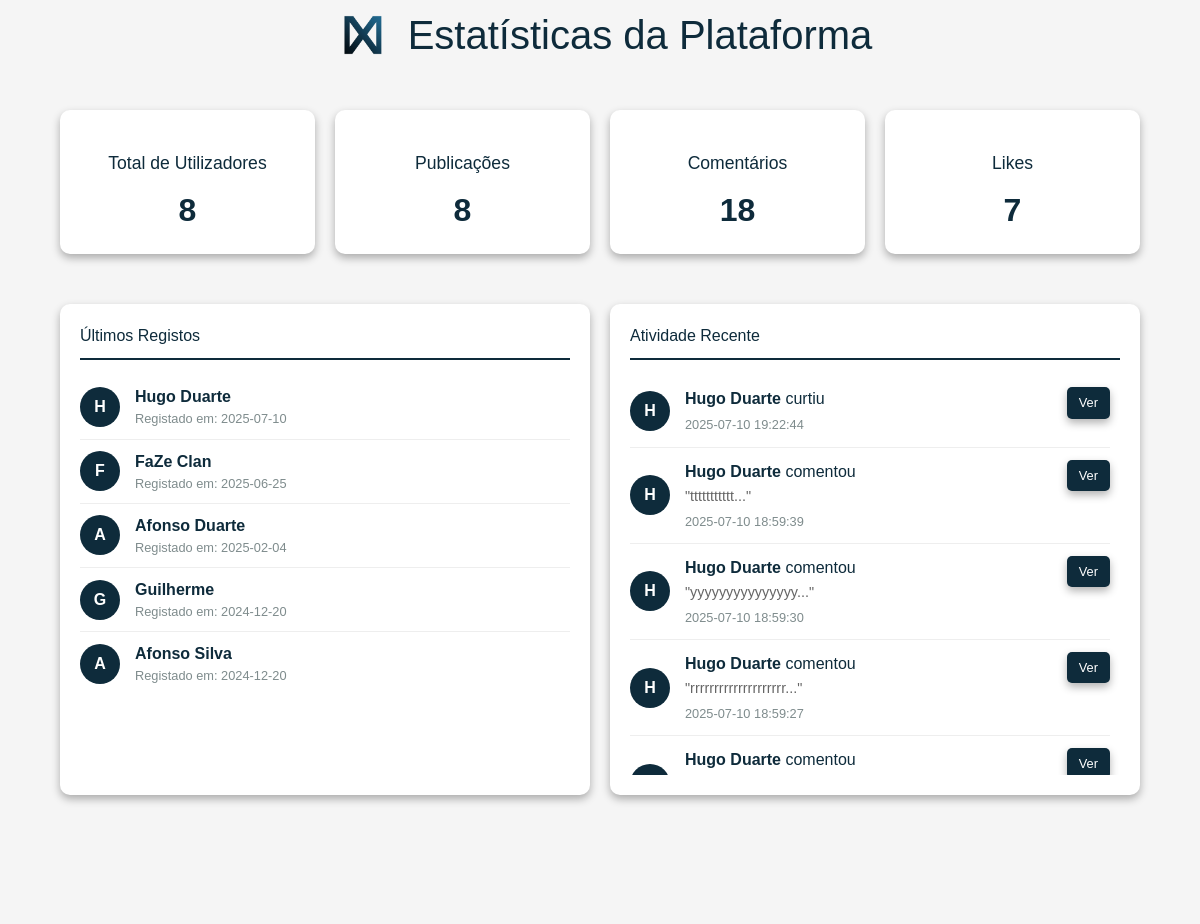
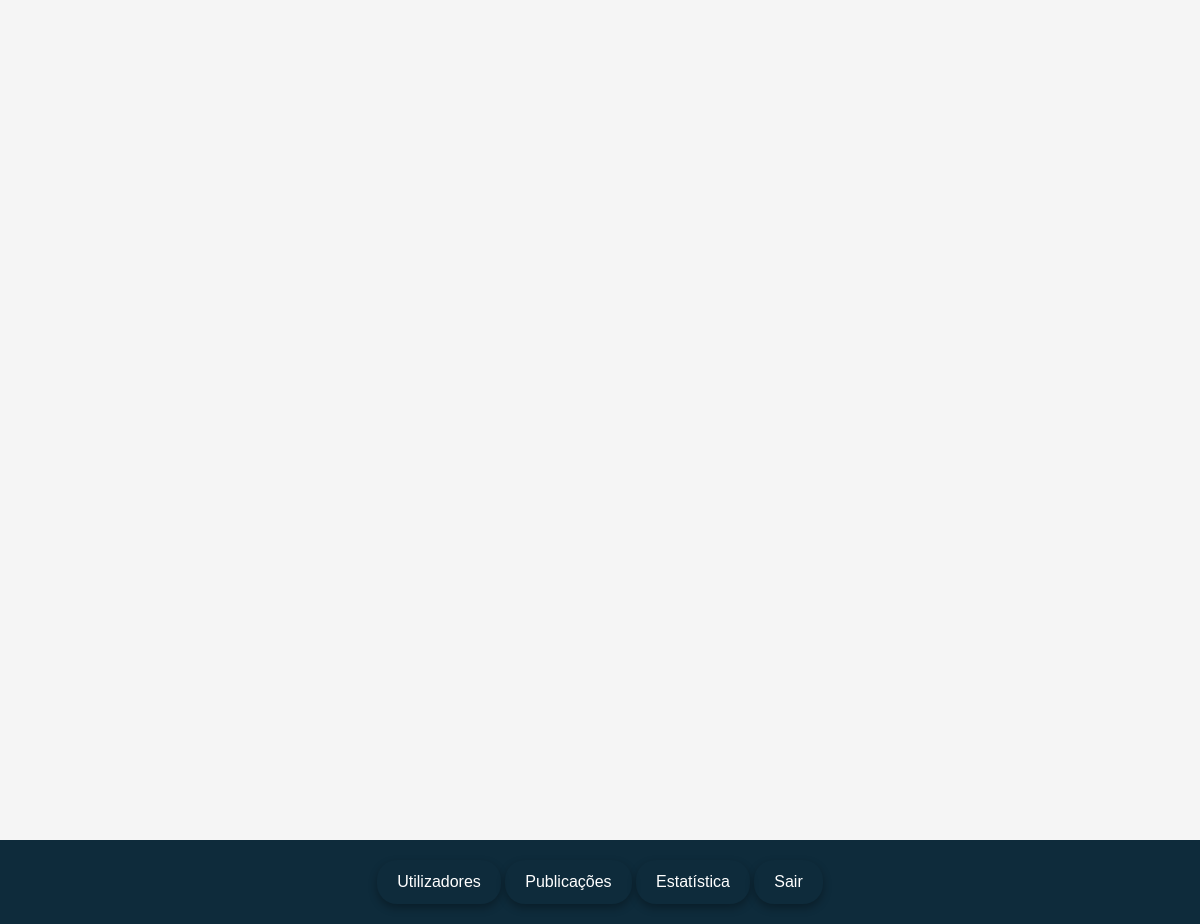
/admin/estatistica.php (signed in), run on the app's committed database (2 pictures, top to bottom).
### tables this page shows
CREATE TABLE `utilizador` (
  `idutilizador` int(11) NOT NULL,
  `nome` varchar(200) NOT NULL,
  `email` varchar(200) NOT NULL,
  `user` varchar(20) NOT NULL,
  `telemovel` int(9) NOT NULL,
  `data_nascimento` date NOT NULL,
  `data_registo` date NOT NULL,
  `pass` varchar(41) NOT NULL,
  `pais` varchar(255) DEFAULT NULL,
  `ft_perfil` longblob DEFAULT NULL,
  `ft_capa` longblob DEFAULT NULL,
  `id_tipos_utilizador` int(11) NOT NULL
);

### admin/estatistica.php (the view, shortened to what this page needs)
<?php
require "../ligabd.php";
$sqlUsers = "SELECT COUNT(*) as total FROM utilizador";
$resultUsers = mysqli_query($con, $sqlUsers);
$totalUsers = mysqli_fetch_assoc($resultUsers)['total'];
$sqlPosts = "SELECT COUNT(DISTINCT p.idpublicacao) as total
             FROM publicacao p
             LEFT JOIN publicacao_media pm ON p.idpublicacao = pm.idpublicacao";
$resultPosts = mysqli_query($con, $sqlPosts);
$totalPosts = mysqli_fetch_assoc($resultPosts)['total'];
$sqlComments = "SELECT COUNT(*) as total FROM comentario";
$resultComments = mysqli_query($con, $sqlComments);
$totalComments = mysqli_fetch_assoc($resultComments)['total'];
$sqlLikes = "SELECT COUNT(*) as total FROM likes";
$resultLikes = mysqli_query($con, $sqlLikes);
$totalLikes = mysqli_fetch_assoc($resultLikes)['total'];
$sqlRecentUsers = "SELECT nome, data_registo FROM utilizador ORDER BY data_registo DESC LIMIT 5";
$resultRecentUsers = mysqli_query($con, $sqlRecentUsers);
$sqlRecentActivity = "
    (SELECT
        u.nome,
        u.idutilizador,
        'publicou' as acao,
        p.data as data_acao,
        p.idpublicacao,
        SUBSTRING(p.descricao, 1, 50) as descricao_resumo,
        'publicacao' as tipo_acao
    FROM publicacao p
    JOIN utilizador u ON p.idutilizador = u.idutilizador
    ORDER BY p.data DESC
    LIMIT 10)
    UNION ALL
    (SELECT
        u.nome,
        u.idutilizador,
        'comentou' as acao,
        c.data as data_acao,
        c.idpublicacao,
        CONCAT('\"', SUBSTRING(c.conteudo, 1, 30), '...\"') as descricao_resumo,
        'comentario' as tipo_acao
    FROM comentario c
    JOIN utilizador u ON c.idutilizador = u.idutilizador
    ORDER BY c.data DESC
    LIMIT 10)
    UNION ALL
    (SELECT
        u.nome,
        u.idutilizador,
        'curtiu' as acao,
        l.data as data_acao,
        l.idpublicacao,
        'uma publicação' as descricao_resumo,
        'like' as tipo_acao
    FROM likes l
    JOIN utilizador u ON l.idutilizador = u.idutilizador
    ORDER BY l.data DESC
    LIMIT 10)
    ORDER BY data_acao DESC
    LIMIT 15";
$resultRecentActivity = mysqli_query($con, $sqlRecentActivity);
?>
<!DOCTYPE html>
<html lang="pt">
<head>
    <script src="https://cdn.jsdelivr.net/npm/@tailwindcss/browser@4"></script>
    <link rel="stylesheet" type="text/css" href="style.css">
</head>
<body>
    <h1><img src="../imagens/logo.png" alt="Logo"> Estatísticas da Plataforma</h1>
    <div class="stats-container">
        <div class="stat-card" onclick="openModal('usersModal')">
            <h3>Total de Utilizadores</h3>
            <div class="value"><?= $totalUsers ?></div>
        </div>
        <div class="stat-card" onclick="openModal('postsModal')">
            <h3>Publicações</h3>
            <div class="value"><?= $totalPosts ?></div>
        </div>
        <div class="stat-card">
            <h3>Comentários</h3>
            <div class="value"><?= $totalComments ?></div>
        </div>
        <div class="stat-card">
            <h3>Likes</h3>
            <div class="value"><?= $totalLikes ?></div>
        </div>
    </div>
    <div class="data-section">
        <div class="data-card">
            <h2>Últimos Registos</h2>
            <?php while ($user = mysqli_fetch_assoc($resultRecentUsers)): ?>
                <div class="activity-item">
                    <div class="activity-icon"><?= substr($user['nome'], 0, 1) ?></div>
                    <div class="activity-details">
                        <strong><?= htmlspecialchars($user['nome']) ?></strong>
                        <div class="activity-time">Registado em: <?= $user['data_registo'] ?></div>
                    </div>
                </div>
            <?php endwhile; ?>
        </div>
        <div class="data-card recent-activity-container">
            <h2>Atividade Recente</h2>
            <div class="activity-scroll-box">
                <?php while ($activity = mysqli_fetch_assoc($resultRecentActivity)): ?>
                    <div class="activity-entry">
                        <div class="user-avatar"><?= substr($activity['nome'], 0, 1) ?></div>
                        <div class="activity-info">
                            <div class="activity-header">
                                <strong><?= htmlspecialchars($activity['nome']) ?></strong> <?= $activity['acao'] ?>
                                <?php if (!empty($activity['descricao_resumo']) && $activity['descricao_resumo'] !== 'uma publicação'): ?>
                                    <br><span
                                        class="activity-preview"><?= htmlspecialchars($activity['descricao_resumo']) ?></span>
                                <?php endif; ?>
                            </div>
                            <?php if ($activity['idpublicacao']): ?>
                                <button class="view-activity-btn"
                                    onclick="event.stopPropagation(); loadPostDetails(<?= $activity['idpublicacao'] ?>, '<?= htmlspecialchars(addslashes($activity['nome'])) ?>')">
                                    Ver
                                </button>
                            <?php endif; ?>
                            <div class="activity-time"><?= $activity['data_acao'] ?></div>
                        </div>
                    </div>
                <?php endwhile; ?>
            </div>
        </div>
    </div>
    <div style="height:100px;"></div>
    <footer>
        <div class="footer-container" style="text-align: center;">
            <a href="utilizadores.php"><button class="footerbutton">Utilizadores</button></a>
            <a href="publicacoes.php"><button class="footerbutton">Publicações</button></a>
            <a href="estatistica.php"><button class="footerbutton">Estatística</button></a>
            <a href="admin_choice.php"><button class="footerbutton">Sair</button></a>
        </div>
    </footer>
</body>
</html>

### admin/style.css (style rules this page uses)
body { margin: 0; font-family: Arial, sans-serif; display: flex; flex-direction: column; min-height: 100vh; background-color: #f5f5f5; color: #0e2b3b; }
button { padding: 10px 15px; font-size: 1rem; border: none; border-radius: 20px; cursor: pointer; background-color: #0e2b3b; color: white; transition: 0.3s ease; box-shadow: 0 4px 8px rgba(0, 0, 0, 0.3); border: 1px solid #0e2b3b; }
h3 { text-align: center; margin: 20px 0; color: #0e2b3b; }
footer { background-color: #0e2b3b; padding: 20px 0; font-size: 16px; color: white; text-align: center; position: fixed; bottom: 0; left: 0; width: 100%; }
.footerbutton { padding: 10px 15px; font-size: 1rem; border: none; border-radius: 20px; cursor: pointer; background-color: transparent; color: white; transition: 0.3s ease; }
h1 { margin: 0; }
footer { color: #0e2b3b; font-size: 16px; text-align: center; }
.footerbutton { padding: 10px 20px; font-size: 1rem; border: none; border-radius: 20px; cursor: pointer; background-color: transparent; color: white; transition: 0.3s ease; display: inline-block; }

### admin/estatistica.php (style rules this page uses)
h1 { display: flex; align-items: center; justify-content: center; font-size: 40px; color: #0e2b3b; margin-bottom: 20px; }
h1 img { width: 70px; height: auto; margin-right: 10px; }
.stats-container { display: grid; grid-template-columns: repeat(4, 1fr); gap: 20px; width: 90%; margin: 20px auto; }
.stat-card { background-color: white; border-radius: 10px; padding: 20px; text-align: center; box-shadow: 0 4px 8px rgba(0, 0, 0, 0.3); cursor: pointer; transition: transform 0.3s; width: 100%; }
.stat-card h3 { color: #0e2b3b; margin-bottom: 10px; font-size: 1.1rem; }
.stat-card .value { font-size: 2rem; font-weight: bold; color: #0e2b3b; }
.data-section { display: grid; grid-template-columns: 1fr 1fr; gap: 20px; width: 90%; margin: 30px auto; }
.data-card { background-color: white; border-radius: 10px; padding: 20px; box-shadow: 0 4px 8px rgba(0, 0, 0, 0.3); }
.data-card h2 { color: #0e2b3b; border-bottom: 2px solid #0e2b3b; padding-bottom: 10px; margin-bottom: 15px; }
.activity-item { display: flex; align-items: center; padding: 10px 0; border-bottom: 1px solid #eee; position: relative; }
.activity-item:last-child { border-bottom: none; }
.activity-icon { width: 40px; height: 40px; border-radius: 50%; background-color: #0e2b3b; color: white; display: flex; align-items: center; justify-content: center; margin-right: 15px; font-weight: bold; }
.activity-details { flex: 1; }
.activity-time { color: #7f8c8d; font-size: 0.8rem; }
.recent-activity-container { position: relative; height: 100%; }
.activity-scroll-box { max-height: 400px; overflow-y: auto; padding-right: 10px; scrollbar-width: thin; scrollbar-color: #0e2b3b #f1f1f1; }
.activity-entry { display: flex; align-items: center; padding: 12px 0; border-bottom: 1px solid #eee; position: relative; }
.user-avatar { width: 40px; height: 40px; border-radius: 50%; background-color: #0e2b3b; color: white; display: flex; align-items: center; justify-content: center; margin-right: 15px; font-weight: bold; }
.activity-info { flex: 1; position: relative; }
.activity-header { margin-bottom: 4px; }
.activity-preview { color: #666; font-size: 0.9em; }
.view-activity-btn { background-color: #0e2b3b; color: white; border: none; padding: 6px 12px; border-radius: 5px; cursor: pointer; font-size: 0.8rem; transition: background-color 0.3s; position: absolute; right: 0; top: 0; }

### data on the page
utilizador: nome "H", nome "Hugo Duarte", data_registo "2025-07-10"
utilizador: nome "F", nome "FaZe Clan", data_registo "2025-06-25"
utilizador: nome "A", nome "Afonso Duarte", data_registo "2025-02-04"
utilizador: nome "G", nome "Guilherme", data_registo "2024-12-20"
utilizador: nome "A", nome "Afonso Silva", data_registo "2024-12-20"

### other printed values
$totalUsers "8"
$totalPosts "8"
$totalComments "18"
$totalLikes "7"
substr($activity['nome'], 0, 1) "H"
$activity['nome'] "Hugo Duarte"
$activity['acao'] "curtiu"
$activity['data_acao'] "2025-07-10 19:22:44"
$activity['acao'] "comentou"
$activity['descricao_resumo'] "\"ttttttttttt...\""
$activity['data_acao'] "2025-07-10 18:59:39"
$activity['descricao_resumo'] "\"yyyyyyyyyyyyyyy...\""
$activity['data_acao'] "2025-07-10 18:59:30"
$activity['descricao_resumo'] "\"rrrrrrrrrrrrrrrrrrrr...\""
$activity['data_acao'] "2025-07-10 18:59:27"
